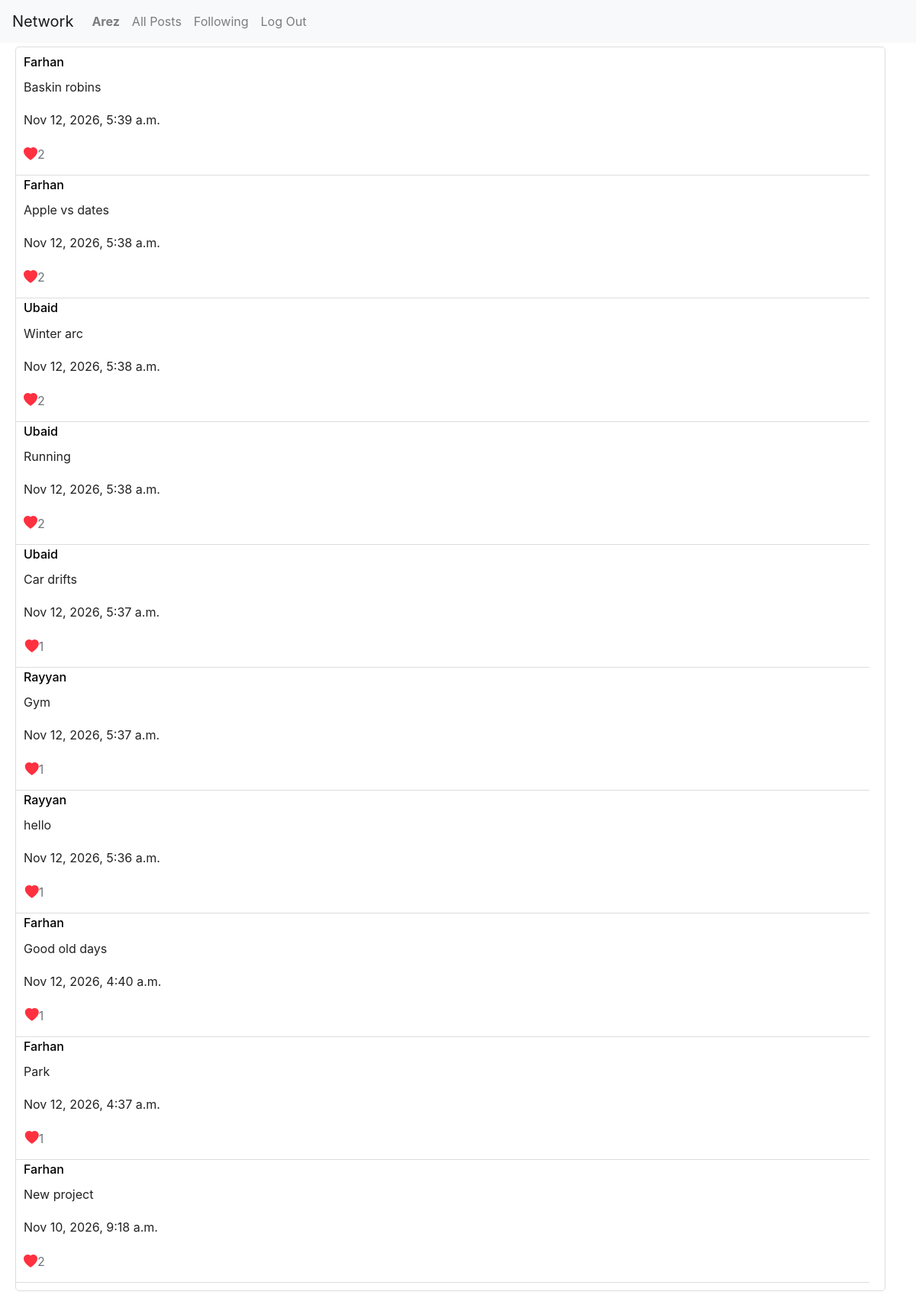
The page /following (signed in) on the database its author committed.
### network/models.py (models this page shows)
class User(AbstractUser):
    pass

class Posts(models.Model):
    user = models.ForeignKey(
    User,
    on_delete = models.CASCADE,
    related_name = "posts"
    )
    post = models.CharField(max_length= 200)
    created_at = models.DateTimeField(auto_now_add=True)

### network/views.py (the view)
# urls.py: path("following", views.following, name="following"),
@login_required
def following(request):
    followed_users = Follow.objects.filter(
        follower=request.user
    ).values("following")
    posts = Posts.objects.filter(user__in=followed_users).annotate(
        liked_by_user=Exists(
            Likes.objects.filter(
                post=OuterRef("pk"),
                liker=request.user
            )
        ),
        like_count=Count("likes")
    ).order_by("-created_at")
    return render(request, "network/following.html", {
        "posts": posts
    })

### network/templates/network/following.html (shortened to what this page needs)
{% extends "network/layout.html" %}
{% load static %}
{% block body %}
<div class="posts">
    {% for post in posts %}
        <a href="{% url 'profile' post.user.id %}" style="color:black;">
            <h6>{{ post.user }}</h6>
        </a>
        <p>{{ post.post }}</p>
        <p class="line">{{ post.created_at|date:"M j, Y, g:i a" }}</p>
        <button
            class="like-button {% if post.liked_by_user %}liked{% endif %}"
            data-post-id="{{ post.id }}"
        >
            <i class="bi {% if post.liked_by_user %}bi-heart-fill{% else %}bi-heart{% endif %}"></i>
            <span class="like-count" data-post-id="{{ post.id }}">
                {{ post.like_count }}
            </span>
        </button>
        <div class="divider"></div>
    {% endfor %}
</div>
{% endblock %}

### network/templates/network/layout.html (shortened to what this page needs)
{% load static %}
<!DOCTYPE html>
<html lang="en">
    <head>
        <link rel="stylesheet" href="https://stackpath.bootstrapcdn.com/bootstrap/4.4.1/css/bootstrap.min.css">
        <link href="{% static 'network/styles.css' %}" rel="stylesheet">
        <link rel="stylesheet" href="https://cdn.jsdelivr.net/npm/bootstrap-icons@1.11.3/font/bootstrap-icons.min.css">
    </head>
    <body>
        <nav class="navbar navbar-expand-lg navbar-light bg-light">
            <a class="navbar-brand" href="{% url 'index' %}">
            Network
            </a>
            <div>
              <ul class="navbar-nav mr-auto">
                {% if user.is_authenticated %}
                    <li class="nav-item">
                        <a class="nav-link" href="{% url 'profile' user.id %}"><strong>{{ user.username }}</strong></a>
                    </li>
                {% endif %}
                <li class="nav-item">
                  <a class="nav-link" href="{% url 'index' %}">All Posts</a>
                </li>
                {% if user.is_authenticated %}
                    <li class="nav-item">
                        <a class="nav-link" href="{% url 'following' %}">Following</a>
                    </li>
                    <li class="nav-item">
                        <a class="nav-link" href="{% url 'logout' %}">Log Out</a>
                    </li>
                {% endif %}
              </ul>
            </div>
          </nav>
        <div class="body">
            {% block body %}
            {% endblock %}
        </div>
    </body>
</html>

### network/static/network/styles.css (style rules this page uses)
.posts { display: flex; flex-direction: column; align-items: stretch; gap: 3px; width: 95%; box-sizing: border-box; margin-bottom: 5px; margin-left: 20px; margin-top: 5px; padding: 10px; background-color: #fff; color: #222; border: 1px solid #ddd; border-radius: 5px; }
.divider { width: 100%; height: 1px; margin-top: 10px; margin-left: -10px; background-color: #ddd; }
.like-button { width: 28px; height: 28px; padding: 0; margin: 0; border: none; background: transparent; color: #71767b; cursor: pointer; display: inline-flex; align-items: center; justify-content: center; line-height: 1; border-radius: 50%; outline: none; }
.like-button i { font-size: 18px; transition: color 0.15s ease, transform 0.18s cubic-bezier(0.34, 1.56, 0.64, 1); }
.like-button.liked i { color: #ff3040; animation: heart-pop 0.35s ease; }

### rows shown on the page
User: username "Arez"
Posts: user "Farhan", post "Baskin robins", created_at "Nov 12, 2026, 5:39 a.m.", like_count "2"
Posts: user "Farhan", post "Apple vs dates", created_at "Nov 12, 2026, 5:38 a.m.", like_count "2"
Posts: user "Ubaid", post "Winter arc", created_at "Nov 12, 2026, 5:38 a.m.", like_count "2"
Posts: user "Ubaid", post "Running", created_at "Nov 12, 2026, 5:38 a.m.", like_count "2"
Posts: user "Ubaid", post "Car drifts", created_at "Nov 12, 2026, 5:37 a.m.", like_count "1"
Posts: user "Rayyan", post "Gym", created_at "Nov 12, 2026, 5:37 a.m.", like_count "1"
Posts: user "Rayyan", post "hello", created_at "Nov 12, 2026, 5:36 a.m.", like_count "1"
Posts: user "Farhan", post "Good old days", created_at "Nov 12, 2026, 4:40 a.m.", like_count "1"
Posts: user "Farhan", post "Park", created_at "Nov 12, 2026, 4:37 a.m.", like_count "1"
Posts: user "Farhan", post "New project", created_at "Nov 10, 2026, 9:18 a.m.", like_count "2"
